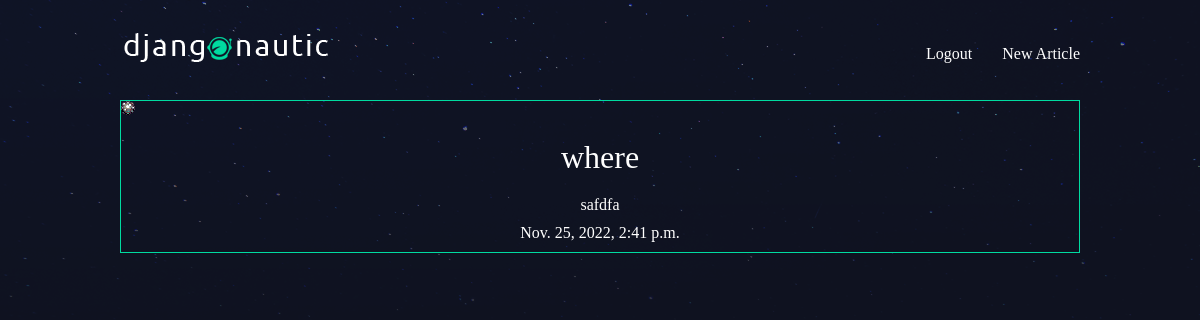
The app's page /articles/where/ (signed in) with its own data.
### articles/models.py (models this page shows, shortened)
class Article(models.Model):
  title = models.CharField(max_length=100)
  slug = models.SlugField()
  body = models.TextField()
  date = models.DateTimeField(auto_now_add=True)
  thumb = models.ImageField(default='default.png', blank=True)
  author = models.ForeignKey(User,on_delete=models.CASCADE,default=None)

### articles/views.py (the view)
# urls.py: path('<slug:slug>/', views.article_detail, name='detail')
def article_detail(request, slug):
  article = Article.objects.get(slug=slug)
  return render(request, 'articles/article_detail.html', { 'article': article })

### articles/templates/articles/article_detail.html
{% extends 'base_layout.html' %}
{% block content %}
<div class="article-detail">
  <div class="article">
    <img src="{{ article.thumb.url }}" alt="">
    <h2>{{ article.title }}</h2>
    <p>{{ article.body }}</p>
    <p>{{ article.date }}</p>
  </div>
</div>
{%endblock%}

### assets/styles.css (style rules this page uses)
body { background-color: #0f121f; background-image: url(stars.png); background-repeat: no-repeat; color: #fff; }
body * { font-family: Ubuntu; }
h1, h2, h3, h4, h5 { font-weight: normal; margin: 0; }
.article { padding: 10px; border: 1px solid #00dba0; position: relative; padding-bottom: 40px; }
.article h2 { font-size: 1.2em; }
.article-detail .article { padding: 0; }
.article-detail .article img { max-width: 100%; }
.article-detail .article h2 { text-align: center; margin: 20px auto; font-size: 2em }
.article-detail .article p { text-align: center; margin: 10px 20px }

### records on screen
Article: thumb (picture), title "where", body "safdfa", date "Nov. 25, 2022, 2:41 p.m."
